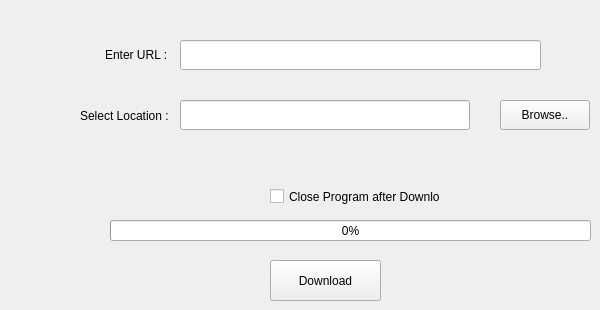
    <widget class="QWidget" name="tab">
     <attribute name="title">
      <string>Download File</string>
     </attribute>
     <widget class="QLabel" name="label">
      <property name="geometry">
       <rect>
        <x>105</x>
        <y>39</y>
        <width>71</width>
        <height>31</height>
       </rect>
      </property>
      <property name="text">
       <string>Enter URL :</string>
      </property>
     </widget>
     <widget class="QLabel" name="label_2">
      <property name="geometry">
       <rect>
        <x>80</x>
        <y>100</y>
        <width>101</width>
        <height>31</height>
       </rect>
      </property>
      <property name="text">
       <string>Select Location :</string>
      </property>
     </widget>
     <widget class="QLineEdit" name="url1">
      <property name="geometry">
       <rect>
        <x>180</x>
        <y>40</y>
        <width>361</width>
        <height>30</height>
       </rect>
      </property>
     </widget>
     <widget class="QLineEdit" name="location1">
      <property name="geometry">
       <rect>
        <x>180</x>
        <y>100</y>
        <width>290</width>
        <height>30</height>
       </rect>
      </property>
     </widget>
     <widget class="QPushButton" name="browseButton1">
      <property name="geometry">
       <rect>
        <x>500</x>
        <y>100</y>
        <width>90</width>
        <height>30</height>
       </rect>
      </property>
      <property name="text">
       <string>Browse..</string>
      </property>
     </widget>
     <widget class="QProgressBar" name="progressBar1">
      <property name="geometry">
       <rect>
        <x>110</x>
        <y>220</y>
        <width>481</width>
        <height>21</height>
       </rect>
      </property>
      <property name="value">
       <number>0</number>
      </property>
     </widget>
     <widget class="QPushButton" name="downloadButton1">
      <property name="geometry">
       <rect>
        <x>270</x>
        <y>260</y>
        <width>111</width>
        <height>41</height>
       </rect>
      </property>
      <property name="text">
       <string>Download</string>
      </property>
     </widget>
     <widget class="QCheckBox" name="checkBox1">
      <property name="enabled">
       <bool>true</bool>
      </property>
      <property name="geometry">
       <rect>
        <x>270</x>
        <y>186</y>
        <width>171</width>
        <height>21</height>
       </rect>
      </property>
      <property name="text">
       <string>Close Program after Download</string>
      </property>
     </widget>
    </widget>
